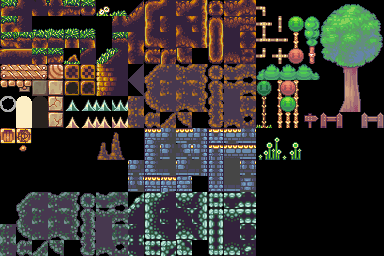

A 2D game scene composited from a Tiled map and its tileset images. What follows is a short description and the map's XML, with each tile layer's data collapsed to a summary:
An orthogonal 24x16 tile map with 16x16 px tiles, 1 tile layer (ShoeBox Tile Grab).

<map version="1.0" orientation="orthogonal" renderorder="right-down" width="24" height="16" tilewidth="16" tileheight="16" nextobjectid="1">
 <tileset firstgid="1" name="assets\dirt-tiles_bank.png" tilewidth="16" tileheight="16" tilecount="288" columns="18">
  <image source="dirt-tiles_bank.png" width="288" height="256" />
 </tileset>
 <layer name="ShoeBox Tile Grab" width="24" height="16">
  <data>[384 cells, 384 non-empty, 277 distinct tile ids]</data>
 </layer>
</map>